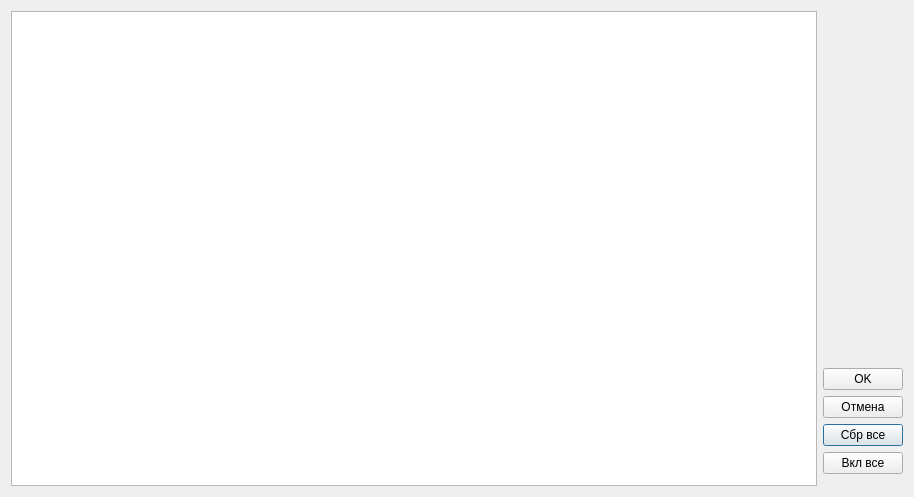
<?xml version="1.0" encoding="UTF-8"?>
<ui version="4.0">
 <class>DialogConfig</class>
 <widget class="QDialog" name="DialogConfig">
  <property name="geometry">
   <rect>
    <x>0</x>
    <y>0</y>
    <width>914</width>
    <height>497</height>
   </rect>
  </property>
  <property name="windowTitle">
   <string>Настройка аудио точек</string>
  </property>
  <layout class="QGridLayout" name="gridLayout">
   <item row="0" column="0" rowspan="7">
    <widget class="QTableWidget" name="tableWidget"/>
   </item>
   <item row="0" column="1">
    <spacer name="verticalSpacer">
     <property name="orientation">
      <enum>Qt::Vertical</enum>
     </property>
     <property name="sizeHint" stdset="0">
      <size>
       <width>20</width>
       <height>360</height>
      </size>
     </property>
    </spacer>
   </item>
   <item row="3" column="1">
    <widget class="QPushButton" name="pushButtonClearAll">
     <property name="text">
      <string>Сбр все</string>
     </property>
    </widget>
   </item>
   <item row="4" column="1">
    <widget class="QPushButton" name="pushButtonSetAll">
     <property name="text">
      <string>Вкл все</string>
     </property>
    </widget>
   </item>
   <item row="1" column="1">
    <widget class="QPushButton" name="pushButtonOK">
     <property name="text">
      <string>OK</string>
     </property>
    </widget>
   </item>
   <item row="2" column="1">
    <widget class="QPushButton" name="pushButtonCancel">
     <property name="text">
      <string>Отмена</string>
     </property>
    </widget>
   </item>
  </layout>
 </widget>
 <tabstops>
  <tabstop>pushButtonOK</tabstop>
  <tabstop>pushButtonCancel</tabstop>
  <tabstop>pushButtonClearAll</tabstop>
  <tabstop>pushButtonSetAll</tabstop>
  <tabstop>tableWidget</tabstop>
 </tabstops>
 <resources/>
 <connections>
  <connection>
   <sender>pushButtonOK</sender>
   <signal>clicked()</signal>
   <receiver>DialogConfig</receiver>
   <slot>accept()</slot>
   <hints>
    <hint type="sourcelabel">
     <x>859</x>
     <y>460</y>
    </hint>
    <hint type="destinationlabel">
     <x>809</x>
     <y>459</y>
    </hint>
   </hints>
  </connection>
  <connection>
   <sender>pushButtonCancel</sender>
   <signal>clicked()</signal>
   <receiver>DialogConfig</receiver>
   <slot>reject()</slot>
   <hints>
    <hint type="sourcelabel">
     <x>848</x>
     <y>421</y>
    </hint>
    <hint type="destinationlabel">
     <x>809</x>
     <y>424</y>
    </hint>
   </hints>
  </connection>
 </connections>
</ui>
